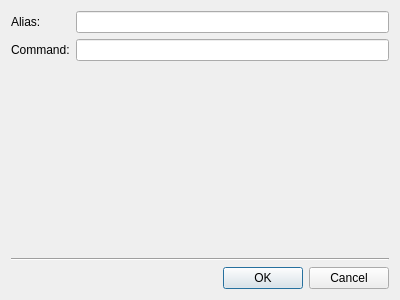
<?xml version="1.0" encoding="UTF-8"?>
<ui version="4.0">
 <class>Form</class>
 <widget class="QWidget" name="Form">
  <property name="geometry">
   <rect>
    <x>0</x>
    <y>0</y>
    <width>400</width>
    <height>300</height>
   </rect>
  </property>
  <property name="windowTitle">
   <string>Form</string>
  </property>
  <layout class="QGridLayout" name="gridLayout">
   <item row="3" column="0">
    <widget class="QDialogButtonBox" name="buttons_addalias">
     <property name="standardButtons">
      <set>QDialogButtonBox::Cancel|QDialogButtonBox::Ok</set>
     </property>
    </widget>
   </item>
   <item row="1" column="0">
    <layout class="QFormLayout" name="layout_addalias">
     <property name="fieldGrowthPolicy">
      <enum>QFormLayout::AllNonFixedFieldsGrow</enum>
     </property>
     <item row="1" column="0">
      <widget class="QLabel" name="lbl_command">
       <property name="text">
        <string>Command:</string>
       </property>
      </widget>
     </item>
     <item row="0" column="0">
      <widget class="QLabel" name="lbl_alias">
       <property name="text">
        <string>Alias:</string>
       </property>
      </widget>
     </item>
     <item row="0" column="1">
      <widget class="QLineEdit" name="line_alias"/>
     </item>
     <item row="1" column="1">
      <widget class="QLineEdit" name="line_command"/>
     </item>
    </layout>
   </item>
   <item row="2" column="0">
    <widget class="Line" name="line_1">
     <property name="orientation">
      <enum>Qt::Horizontal</enum>
     </property>
    </widget>
   </item>
  </layout>
 </widget>
 <resources/>
 <connections/>
</ui>
